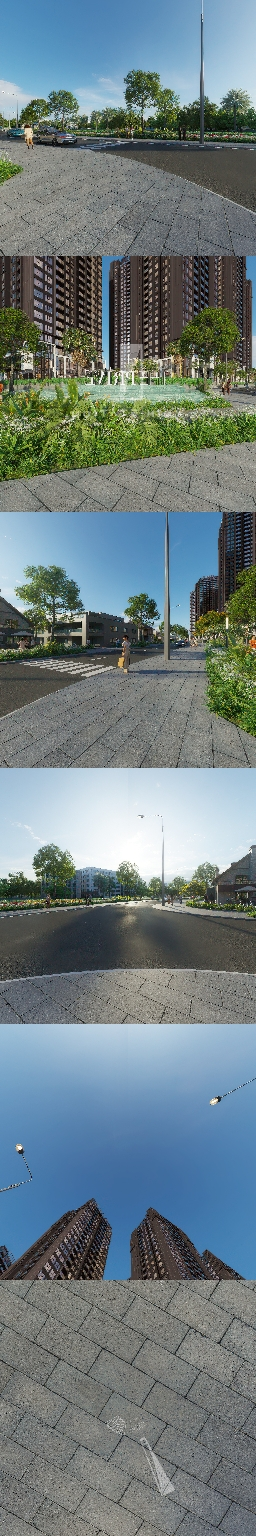
#> input picture output/333/panosuser/250521_V1-PIN_1-6K/preview.jpg, 256 x 1536 px
$ python toolfunny.py ../output/333/panosuser/250521_V1-PIN_1-6K/preview.jpg
#> lines starting #> are read from the running program, lines starting #| are printed output that depends on the picture
import cv2
import numpy as np
import os
from math import pi, atan2, asin
from glob import glob
import argparse
import sys
import xml.dom.minidom as minidom
import datetime
from concurrent.futures import ThreadPoolExecutor, ProcessPoolExecutor
from multiprocessing import cpu_count
import threading
from functools import partial
import tkinter as tk
from tkinter import filedialog
import shutil

CUBE_SIZE = 1920
MAX_WORKERS = min(cpu_count(), 8)  # Giới hạn số worker để tránh quá tải RAM

face_params = {
    'pano_f': lambda x, y, z: ( x,  y,  z),    # front
    'pano_r': lambda x, y, z: ( z,  y, -x),    # right
    'pano_b': lambda x, y, z: (-x,  y, -z),    # back
    'pano_l': lambda x, y, z: (-z,  y,  x),    # left
    'pano_d': lambda x, y, z: ( x,  z, -y),    # up
    'pano_u': lambda x, y, z: ( x, -z,  y),    # down
}

# [10 lines left out: functions resize_panorama_fast, vector_to_spherical, not called in this run]

def create_cube_face_optimized(pano_img, face, size):
    """
    Tối ưu hóa việc tạo cube face bằng cách sử dụng numpy vectorization
    """
    h, w = pano_img.shape[:2]

    # Tạo grid coordinates một lần
    y_coords, x_coords = np.mgrid[0:size, 0:size]

    # Normalize coordinates
    nx = (2 * x_coords / size) - 1
    ny = (2 * y_coords / size) - 1

    # Calculate vectors
    length = np.sqrt(nx*nx + ny*ny + 1)

    # Apply face transformation
    face_func = face_params[face]
    vx, vy, vz = face_func(nx, ny, np.ones_like(nx))

    # Normalize vectors
    vx = vx / length
    vy = vy / length
    vz = vz / length

    # Convert to spherical coordinates
    theta = np.arctan2(vx, vz)
    phi = np.arcsin(vy)

    # Convert to image coordinates
    uf = 0.5 * (theta / pi + 1)
    vf = 0.5 * (phi / (pi/2) + 1)

    px = (uf * (w - 1)).astype(np.int32)
    py = ((1 - vf) * (h - 1)).astype(np.int32)

    # Clamp coordinates
    px = np.clip(px, 0, w-1)
    py = np.clip(py, 0, h-1)

    # Sample from panorama
    face_img = pano_img[py, px]

    return face_img

def create_cube_face_batch(args):
    """
    Wrapper function for multiprocessing
    """
    pano_img, face, size = args
    return face, create_cube_face_optimized(pano_img, face, size)

def rotate_image(img, angle):
    if angle == 0:
        return img
    h, w = img.shape[:2]
    center = (w // 2, h // 2)
    M = cv2.getRotationMatrix2D(center, angle, 1.0)
    rotated = cv2.warpAffine(img, M, (w, h))
    return rotated

def correct_rotation(face, img):
    rotation_angles = {
        'pano_f': 0,
        'pano_l': 0,
        'pano_r': 0,
        'pano_u': 0,
        'pano_d': 0,
        'pano_b': 0
    }
    angle = rotation_angles.get(face, 0)
    return rotate_image(img, angle)

def create_preview_image_fast(faces_dict, output_folder, preview_size=(256, 1536)):
    """
    Tạo preview nhanh hơn với threading và chất lượng cao hơn
    """
    width, height = preview_size
    face_height = height // 6
    face_width = width

    preview_img = np.zeros((height, width, 3), dtype=np.uint8)
    order = ['pano_r', 'pano_f', 'pano_l', 'pano_b', 'pano_u', 'pano_d']

    def resize_face(i, face):
        img = faces_dict.get(face)
        if img is not None:
            resized = cv2.resize(img, (face_width, face_height), interpolation=cv2.INTER_LANCZOS4)
            preview_img[i*face_height:(i+1)*face_height, 0:face_width] = resized

    # Sử dụng threading để resize parallel
    threads = []
    for i, face in enumerate(order):
        thread = threading.Thread(target=resize_face, args=(i, face))
        threads.append(thread)
        thread.start()

    for thread in threads:
        thread.join()

    preview_path = os.path.join(output_folder, "preview.jpg")
    cv2.imwrite(preview_path, preview_img, [cv2.IMWRITE_JPEG_QUALITY, 100])
    return preview_path

def create_thumbnail_fast(face_img, output_folder, size=(360, 360)):
    thumb_img = cv2.resize(face_img, size, interpolation=cv2.INTER_LANCZOS4)
    thumb_path = os.path.join(output_folder, "thumb.jpg")
    cv2.imwrite(thumb_path, thumb_img, [cv2.IMWRITE_JPEG_QUALITY, 95])
    return thumb_path

def convert_spherical_to_cube_optimized(input_path, output_folder, size=CUBE_SIZE):
    """
    Phiên bản tối ưu với multiprocessing cho các cube faces
    """
#> called with output_folder = './output_cubes/panosuser/preview', size = 1920
    pano_img = cv2.imread(input_path)
#> pano_img is the input picture: shape (1536, 256, 3); mean B, G, R 127.8, 124.8, 109.7
    if pano_img is None:
        print(f"❌ Không đọc được ảnh {input_path}")
        return False

    # Giữ nguyên độ phân giải ảnh để chất lượng tốt nhất
    # Chỉ resize nếu ảnh quá lớn và có thể gây lỗi bộ nhớ
    h, w = pano_img.shape[:2]
    if w > 8192 or h > 4096:
        pano_img = resize_panorama_fast(pano_img, 6144, 3072)

    # Xoay lật pano 180 độ
    pano_img = cv2.rotate(pano_img, cv2.ROTATE_180)
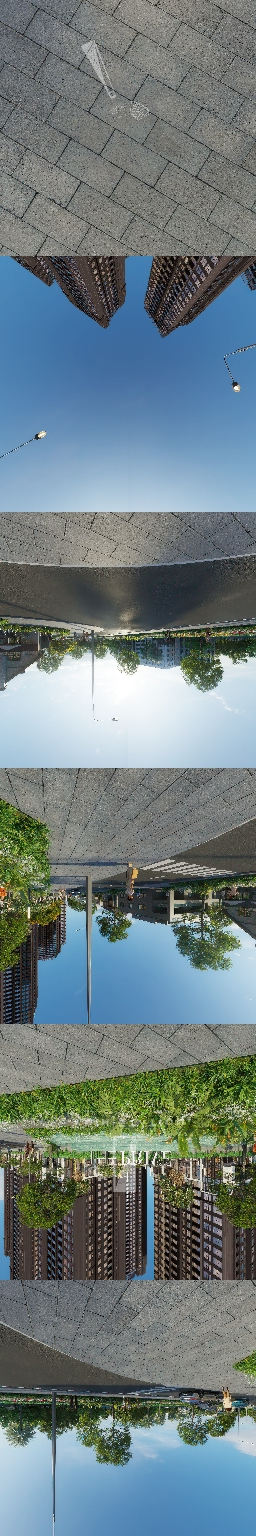
#> pano_img: shape (1536, 256, 3); mean B, G, R 127.8, 124.8, 109.7

    os.makedirs(output_folder, exist_ok=True)

    # Sử dụng multiprocessing để tạo các cube faces
    with ProcessPoolExecutor(max_workers=min(6, MAX_WORKERS)) as executor:
        face_args = [(pano_img, face, size) for face in face_params.keys()]
#> face_args = 6 items
        results = list(executor.map(create_cube_face_batch, face_args))
#> call 2 of create_cube_face_optimized, with face = 'pano_r', size = 1920
#> in create_cube_face_optimized (call 2), `y_coords, x_coords = np.mgrid[0:size, 0:size]`:
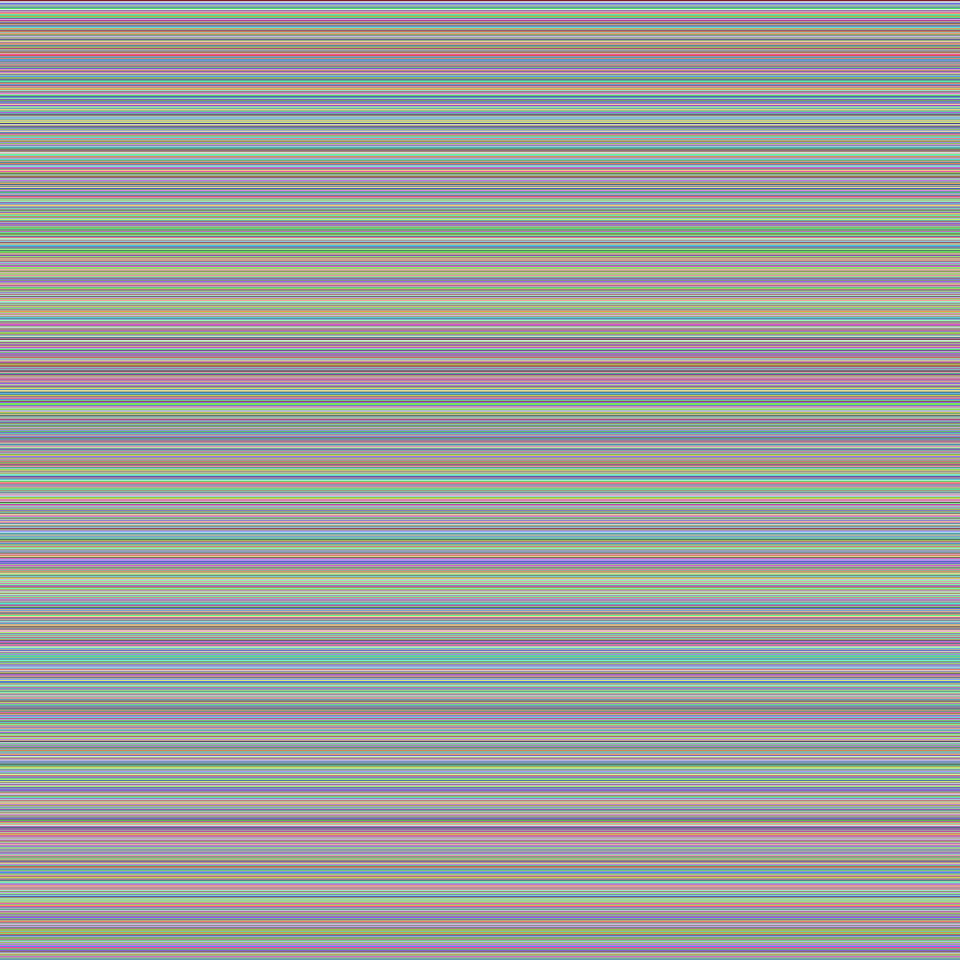
#> y_coords: shape (1920, 1920) int64 (shown at 1/2 size); 1920 distinct labels, from 0 to 1919; one colour per label, 0 black
#> in create_cube_face_optimized (call 2), `py = ((1 - vf) * (h - 1)).astype(np.int32)`:
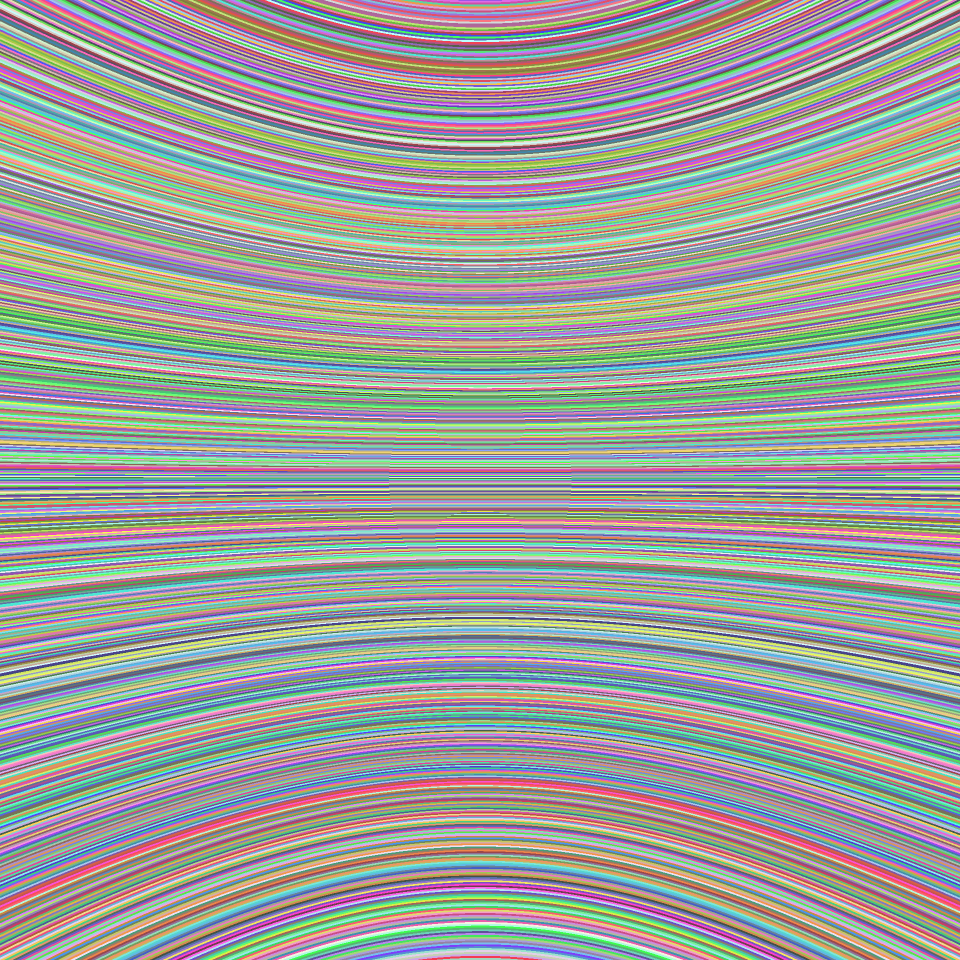
#> py: shape (1920, 1920) int32 (shown at 1/2 size); 768 distinct labels, from 384 to 1151; one colour per label, 0 black
#> in create_cube_face_optimized (call 6), `px = (uf * (w - 1)).astype(np.int32)`:
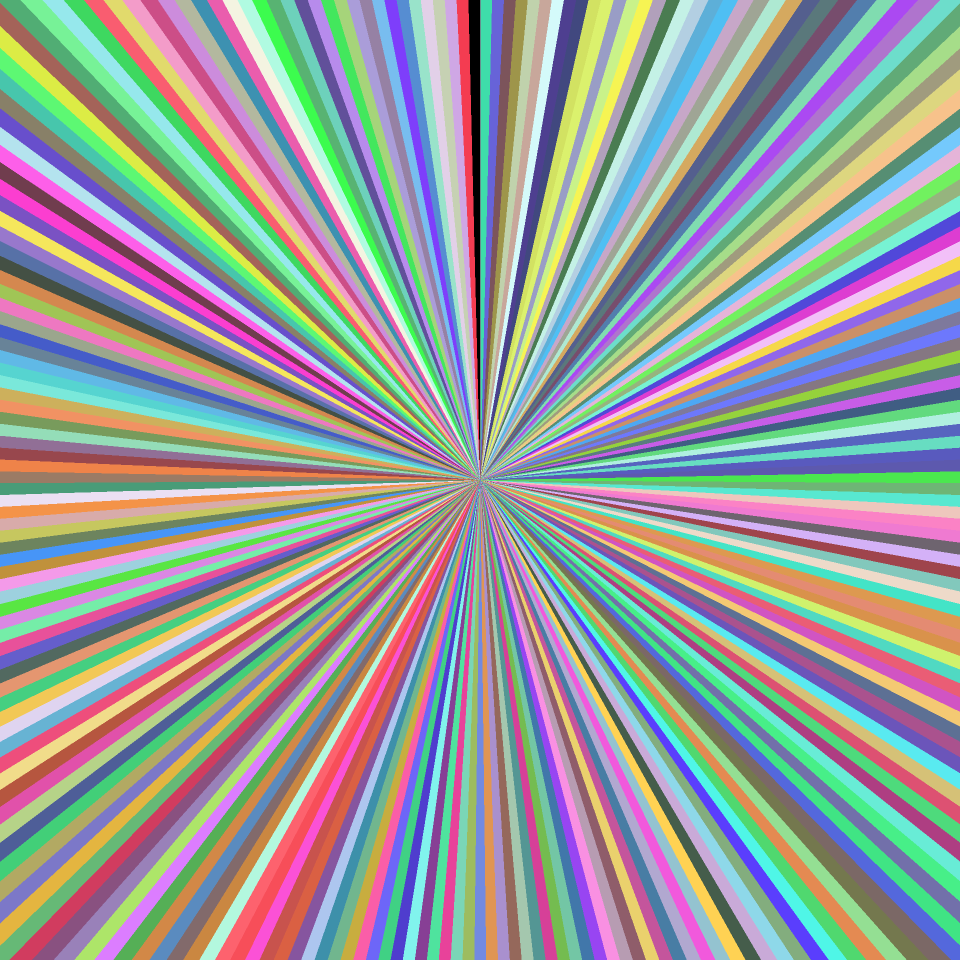
#> px: shape (1920, 1920) int32 (shown at 1/2 size); 256 distinct labels, from 0 to 255; one colour per label, 0 black
#> in create_cube_face_optimized (call 6), `face_img = pano_img[py, px]`:
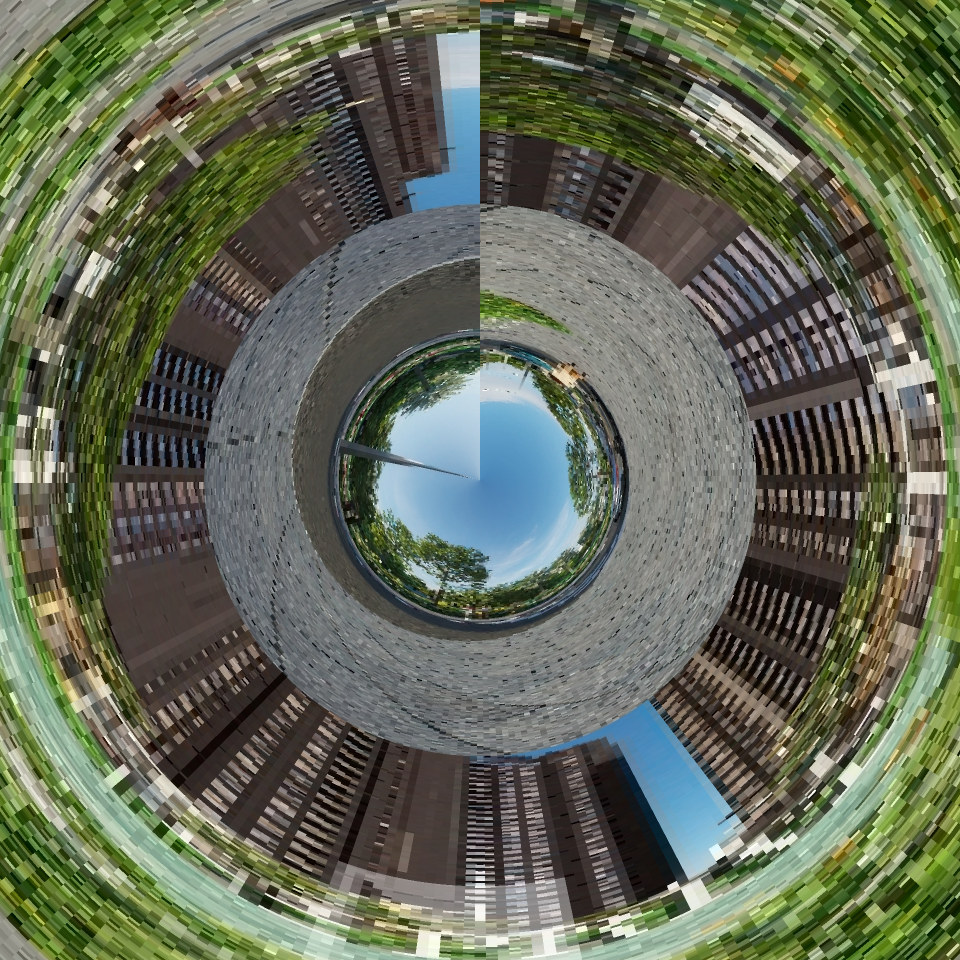
#> face_img: shape (1920, 1920, 3) (shown at 1/2 size); mean B, G, R 86.8, 105, 98.6
#> results = 6 items

    faces_images = {}

    # Lưu các face images
    for face, face_img in results:
        face_img = correct_rotation(face, face_img)
        out_file = os.path.join(output_folder, f"{face}.jpg")

        # Sử dụng threading để lưu file
        def save_image(path, img):
            cv2.imwrite(path, img, [cv2.IMWRITE_JPEG_QUALITY, 100])

        threading.Thread(target=save_image, args=(out_file, face_img)).start()
        faces_images[face] = face_img
#> this loop made 6 passes
#> face on passes 1 to 6: 'pano_f', 'pano_r', 'pano_b', 'pano_l', 'pano_d', 'pano_u'
#> after the loop, faces_images = 6 items

    # Tạo preview và thumbnail
    create_preview_image_fast(faces_images, output_folder)
#> the loop in create_preview_image_fast, `for thread in threads:` made 6 passes
#> in create_preview_image_fast, `cv2.imwrite(preview_path, preview_img, [cv2.IMWRITE_JPEG_QUALITY, 100])`:
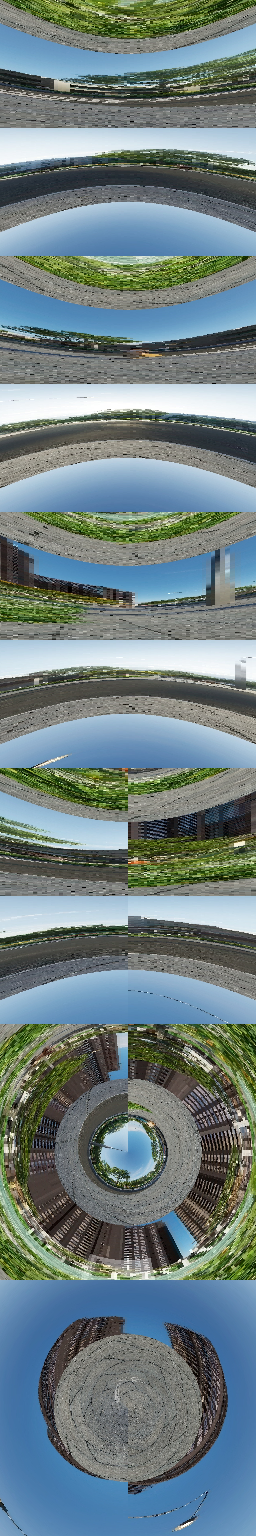
#> saved as preview.jpg: shape (1536, 256, 3); mean B, G, R 129.6, 127.3, 110.3
    create_thumbnail_fast(faces_images['pano_f'], output_folder)

    return True

# [19 lines left out: function process_single_image, not called in this run]

def create_krpano_xml(processed_images, output_folder, title="funny vtour"):
    """
    Tạo file XML krpano
    """
#> called with output_folder = './output_cubes', title = 'funny vtour'
    # Tạo thư mục cho panosuser ngay trong output_folder
    panosuser_folder = os.path.join(output_folder, "panosuser")
    os.makedirs(panosuser_folder, exist_ok=True)

    doc = minidom.Document()
    root = doc.createElement('krpano')
    root.setAttribute('title', title)
    doc.appendChild(root)

    version = doc.createElement('version')
    version_text = doc.createTextNode(f"Generated on {datetime.datetime.now().strftime('%Y-%m-%d %H:%M:%S')}")
    version.appendChild(version_text)
    root.appendChild(version)

    include = doc.createElement('include')
    include.setAttribute('url', '/api/phanmengoc/skin/vtourskin.xml')
    include2 = doc.createElement('include')
    include2.setAttribute('url', '/api/phanmengoc/skin/vtourskin_design_flat_light.xml')
    root.appendChild(include)
    root.appendChild(include2)

    for img_info in processed_images:
        image_name = img_info['name']

        scene = doc.createElement('scene')
        scene.setAttribute('name',f'funny_{image_name}')
        scene.setAttribute('title', image_name)
        scene.setAttribute('onstart', '')
        scene.setAttribute('thumburl', f'panosuser/{image_name}/thumb.jpg')
        scene.setAttribute('lat', '')
        scene.setAttribute('lng', '')
        scene.setAttribute('alt', '')
        scene.setAttribute('heading', '')

        control = doc.createElement('control')
        control.setAttribute('bouncinglimits', 'calc:image.cube ? true : false')
        scene.appendChild(control)

        view = doc.createElement('view')
        view.setAttribute('hlookat', '0.0')
        view.setAttribute('vlookat', '0.0')
        view.setAttribute('fovtype', 'MFOV')
        view.setAttribute('fov', '120')
        view.setAttribute('maxpixelzoom', '2.0')
        view.setAttribute('fovmin', '70')
        view.setAttribute('fovmax', '140')
        view.setAttribute('limitview', 'auto')
        scene.appendChild(view)

        preview = doc.createElement('preview')
        preview.setAttribute('url', f'panosuser/{image_name}/preview.jpg')
        scene.appendChild(preview)

        image = doc.createElement('image')
        cube = doc.createElement('cube')
        cube.setAttribute('url', f'panosuser/{image_name}/pano_%s.jpg')
        image.appendChild(cube)
        scene.appendChild(image)

        root.appendChild(scene)

    root.appendChild(doc.createComment('scene tiếp theo'))

    xml_path = os.path.join(output_folder, "user1.xml")
    with open(xml_path, 'w', encoding='utf-8') as f:
        xml_str = doc.toprettyxml(indent='\t')
        f.write(xml_str)

    print(f"✅ Đã tạo file XML cho krpano tại {xml_path}")
    return xml_path

def create_krpano_html(output_folder, title="Tools Krpano Funny"):
    """
    Tạo file HTML krpano
    """
    html_content = f"""<!DOCTYPE html>
<html>
<head>
	<title>{title}</title>
	<meta name="viewport" content="width=device-width, initial-scale=1.0, minimum-scale=1.0, maximum-scale=1.0, viewport-fit=cover" />
	<meta name="apple-mobile-web-app-capable" content="yes" />
	<meta name="apple-mobile-web-app-status-bar-style" content="black" />
	<meta name="mobile-web-app-capable" content="yes" />
	<meta http-equiv="Content-Type" content="text/html;charset=utf-8" />
	<meta http-equiv="x-ua-compatible" content="IE=edge" />
	<style>
		html {{ height:100%; }}
		body {{ height:100%; overflow:hidden; margin:0; padding:0; font-family:Arial, Helvetica, sans-serif; font-size:16px; color:#FFFFFF; background-color:#000000; }}
	</style>
</head>
<body>

<script src="/api/phanmengoc/funny.js"></script>

<div id="pano" style="width:100%;height:100%;">
	<noscript><table style="width:100%;height:100%;"><tr style="vertical-align:middle;"><td><div style="text-align:center;">ERROR:<br/><br/>Javascript not activated<br/><br/></div></td></tr></table></noscript>
	<script>
		embedpano({{xml:"user1.xml", target:"pano", passQueryParameters:"startscene,startlookat"}});
	</script>
</div>

</body>
</html>
"""
    html_path = os.path.join(output_folder, "Toolstour.html")
    with open(html_path, 'w', encoding='utf-8') as f:
        f.write(html_content)

    print(f"✅ Đã tạo file HTML cho krpano tại {html_path}")
    return html_path

# [47 lines left out: function batch_convert_optimized, not called in this run]

def is_image_file(file_path):
    """Check if file is an image based on extension"""
    if not os.path.isfile(file_path):
        return False
    _, ext = os.path.splitext(file_path.lower())
    return ext in ['.jpg', '.jpeg', '.png']

# [32 lines left out: function select_input_with_dialog, not called in this run]

if __name__ == "__main__":
    parser = argparse.ArgumentParser(description="Chuyển đổi ảnh panorama sang các mặt của hình lập phương (Tối ưu hóa)")
    parser.add_argument("input", help="Đường dẫn đến ảnh panorama hoặc thư mục chứa ảnh", nargs="?", default=None)
    parser.add_argument("-size", type=int, default=CUBE_SIZE, help=f"Kích thước mỗi mặt (mặc định: {CUBE_SIZE})")
    parser.add_argument("-title", type=str, default="funny vtour", help="Tiêu đề cho tour (mặc định: funny vtour)")
    parser.add_argument("-workers", type=int, default=MAX_WORKERS, help=f"Số worker xử lý (mặc định: {MAX_WORKERS})")
    parser.add_argument("-dialog", action="store_true", help="Sử dụng hộp thoại để chọn đầu vào")

    args = parser.parse_args()
    input_path = args.input
    tour_title = args.title
    MAX_WORKERS = min(args.workers, cpu_count())

    # Sử dụng hộp thoại nếu được yêu cầu hoặc không có đầu vào
    if args.dialog or input_path is None:
        input_path = select_input_with_dialog()

    print(f"🚀 Sử dụng {MAX_WORKERS} workers để xử lý")

    if os.path.isdir(input_path):
        print(f"🔍 Xử lý thư mục: {input_path}")
        output_folder = "./funnypanos"
        batch_convert_optimized(input_path, output_folder, args.size, tour_title)
    elif is_image_file(input_path):
        print(f"🔍 Xử lý ảnh đơn: {input_path}")
        output_folder = "./output_cubes"
        image_name = os.path.splitext(os.path.basename(input_path))[0]

        # Tạo thư mục panosuser trực tiếp trong output_folder
        panosuser_folder = os.path.join(output_folder, "panosuser")
        os.makedirs(panosuser_folder, exist_ok=True)

        output_path = os.path.join(panosuser_folder, image_name)
        success = convert_spherical_to_cube_optimized(input_path, output_path, args.size)

        if success:
            processed_images = [{
                'name': image_name,
                'input_path': input_path,
                'output_path': output_path
            }]
            xml_path = create_krpano_xml(processed_images, output_folder, tour_title)
            html_path = create_krpano_html(output_folder, f"Tools Krpano {tour_title}")

            # Xóa thư mục usertools nếu nó được tạo tự động
            usertools_path = os.path.join(output_folder, "usertools")
            if os.path.exists(usertools_path):
                try:
                    shutil.rmtree(usertools_path)
                    print(f"✅ Đã xóa thư mục không cần thiết: {usertools_path}")
                except Exception as e:
                    print(f"⚠️ Không thể xóa thư mục {usertools_path}: {str(e)}")

            print(f"🎉 Ảnh đã được xử lý thành công")
    else:
        print(f"❌ Không tìm thấy ảnh hoặc thư mục: {input_path}")
        sys.exit(1)
